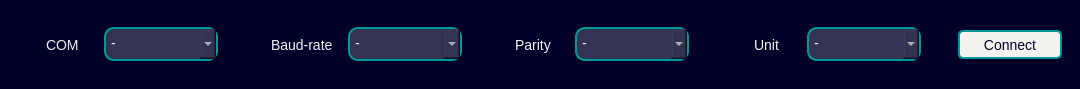
<?xml version="1.0" encoding="UTF-8"?>
<ui version="4.0">
 <class>CardEntry</class>
 <widget class="QMainWindow" name="CardEntry">
  <property name="geometry">
   <rect>
    <x>0</x>
    <y>0</y>
    <width>1080</width>
    <height>89</height>
   </rect>
  </property>
  <property name="windowTitle">
   <string>MainWindow</string>
  </property>
  <property name="styleSheet">
   <string notr="true">*{
	border:none;
	background: #000028;
	padding: 0;
	margin: 0;
	color: #f3f3f0;
	font-family: &quot;SiemensSansPro_A_Bd&quot;;
	font-size: 14px;
}</string>
  </property>
  <widget class="QWidget" name="centralwidget">
   <property name="autoFillBackground">
    <bool>false</bool>
   </property>
   <layout class="QHBoxLayout" name="horizontalLayout_2">
    <item>
     <widget class="QFrame" name="Parameters">
      <property name="frameShape">
       <enum>QFrame::Shape::StyledPanel</enum>
      </property>
      <property name="frameShadow">
       <enum>QFrame::Shadow::Raised</enum>
      </property>
      <layout class="QHBoxLayout" name="horizontalLayout_6">
       <item>
        <widget class="QFrame" name="Paramenter_3">
         <property name="frameShape">
          <enum>QFrame::Shape::StyledPanel</enum>
         </property>
         <property name="frameShadow">
          <enum>QFrame::Shadow::Raised</enum>
         </property>
         <layout class="QHBoxLayout" name="horizontalLayout_4">
          <item>
           <widget class="QLabel" name="label_3">
            <property name="sizePolicy">
             <sizepolicy hsizetype="Fixed" vsizetype="MinimumExpanding">
              <horstretch>0</horstretch>
              <verstretch>0</verstretch>
             </sizepolicy>
            </property>
            <property name="text">
             <string>COM</string>
            </property>
           </widget>
          </item>
          <item>
           <widget class="QComboBox" name="comboBox_3">
            <property name="sizePolicy">
             <sizepolicy hsizetype="Fixed" vsizetype="Fixed">
              <horstretch>0</horstretch>
              <verstretch>0</verstretch>
             </sizepolicy>
            </property>
            <property name="styleSheet">
             <string notr="true">background-color: #333353;
border-radius: 10px;
padding: 5px;
padding-bottom: 7px;
margin-top: 0px;
color: #f3f3f0;
border: 2px solid #009999;
min-width: 100px;
max-width: 100px;</string>
            </property>
            <property name="placeholderText">
             <string>-</string>
            </property>
           </widget>
          </item>
         </layout>
        </widget>
       </item>
       <item>
        <widget class="QFrame" name="Paramenter_2">
         <property name="frameShape">
          <enum>QFrame::Shape::StyledPanel</enum>
         </property>
         <property name="frameShadow">
          <enum>QFrame::Shadow::Raised</enum>
         </property>
         <layout class="QHBoxLayout" name="horizontalLayout_3">
          <item>
           <widget class="QLabel" name="label_2">
            <property name="sizePolicy">
             <sizepolicy hsizetype="Fixed" vsizetype="MinimumExpanding">
              <horstretch>0</horstretch>
              <verstretch>0</verstretch>
             </sizepolicy>
            </property>
            <property name="text">
             <string>Baud-rate</string>
            </property>
           </widget>
          </item>
          <item>
           <widget class="QComboBox" name="comboBox_2">
            <property name="styleSheet">
             <string notr="true">background-color: #333353;
border-radius: 10px;
padding: 5px;
padding-bottom: 7px;
margin-top: 0px;
color: #f3f3f0;
border: 2px solid #009999;
min-width: 100px;
max-width: 100px;</string>
            </property>
            <property name="placeholderText">
             <string>-</string>
            </property>
           </widget>
          </item>
         </layout>
        </widget>
       </item>
       <item>
        <widget class="QFrame" name="Paramenter_4">
         <property name="frameShape">
          <enum>QFrame::Shape::StyledPanel</enum>
         </property>
         <property name="frameShadow">
          <enum>QFrame::Shadow::Raised</enum>
         </property>
         <layout class="QHBoxLayout" name="horizontalLayout_5">
          <item>
           <widget class="QLabel" name="label_4">
            <property name="sizePolicy">
             <sizepolicy hsizetype="Fixed" vsizetype="MinimumExpanding">
              <horstretch>0</horstretch>
              <verstretch>0</verstretch>
             </sizepolicy>
            </property>
            <property name="text">
             <string>Parity</string>
            </property>
           </widget>
          </item>
          <item>
           <widget class="QComboBox" name="comboBox_4">
            <property name="styleSheet">
             <string notr="true">background-color: #333353;
border-radius: 10px;
padding: 5px;
padding-bottom: 7px;
margin-top: 0px;
color: #f3f3f0;
border: 2px solid #009999;
min-width: 100px;
max-width: 100px;</string>
            </property>
            <property name="placeholderText">
             <string>-</string>
            </property>
           </widget>
          </item>
         </layout>
        </widget>
       </item>
       <item>
        <widget class="QFrame" name="Paramenter_1">
         <property name="frameShape">
          <enum>QFrame::Shape::StyledPanel</enum>
         </property>
         <property name="frameShadow">
          <enum>QFrame::Shadow::Raised</enum>
         </property>
         <layout class="QHBoxLayout" name="horizontalLayout">
          <item>
           <widget class="QLabel" name="label_1">
            <property name="sizePolicy">
             <sizepolicy hsizetype="Fixed" vsizetype="MinimumExpanding">
              <horstretch>0</horstretch>
              <verstretch>0</verstretch>
             </sizepolicy>
            </property>
            <property name="text">
             <string>Unit</string>
            </property>
           </widget>
          </item>
          <item>
           <widget class="QComboBox" name="comboBox_1">
            <property name="styleSheet">
             <string notr="true">background-color: #333353;
border-radius: 10px;
padding: 5px;
padding-bottom: 7px;
margin-top: 0px;
color: #f3f3f0;
border: 2px solid #009999;
min-width: 100px;
max-width: 100px;</string>
            </property>
            <property name="placeholderText">
             <string>-</string>
            </property>
           </widget>
          </item>
         </layout>
        </widget>
       </item>
       <item>
        <widget class="QPushButton" name="connect_btn">
         <property name="minimumSize">
          <size>
           <width>104</width>
           <height>29</height>
          </size>
         </property>
         <property name="styleSheet">
          <string notr="true">QPushButton {
	border: 2px solid #009999;
	border-radius: 5px;	
	background-color: #f3f3f0;
	min-width: 100px;
	min-height: 25px;
	max-width: 100px;
	max-height: 25px;
	text-align:center;
	color: #000028;
}
QPushButton:hover {
	background-color: #dfdfd9;
	border: 2px solid #00c1b6;
}
QPushButton:pressed {	
	background-color: #dfdfd9;
	border: 2px solid #00ffb9;
}</string>
         </property>
         <property name="text">
          <string>Connect</string>
         </property>
        </widget>
       </item>
      </layout>
     </widget>
    </item>
   </layout>
  </widget>
 </widget>
 <resources/>
 <connections/>
</ui>
